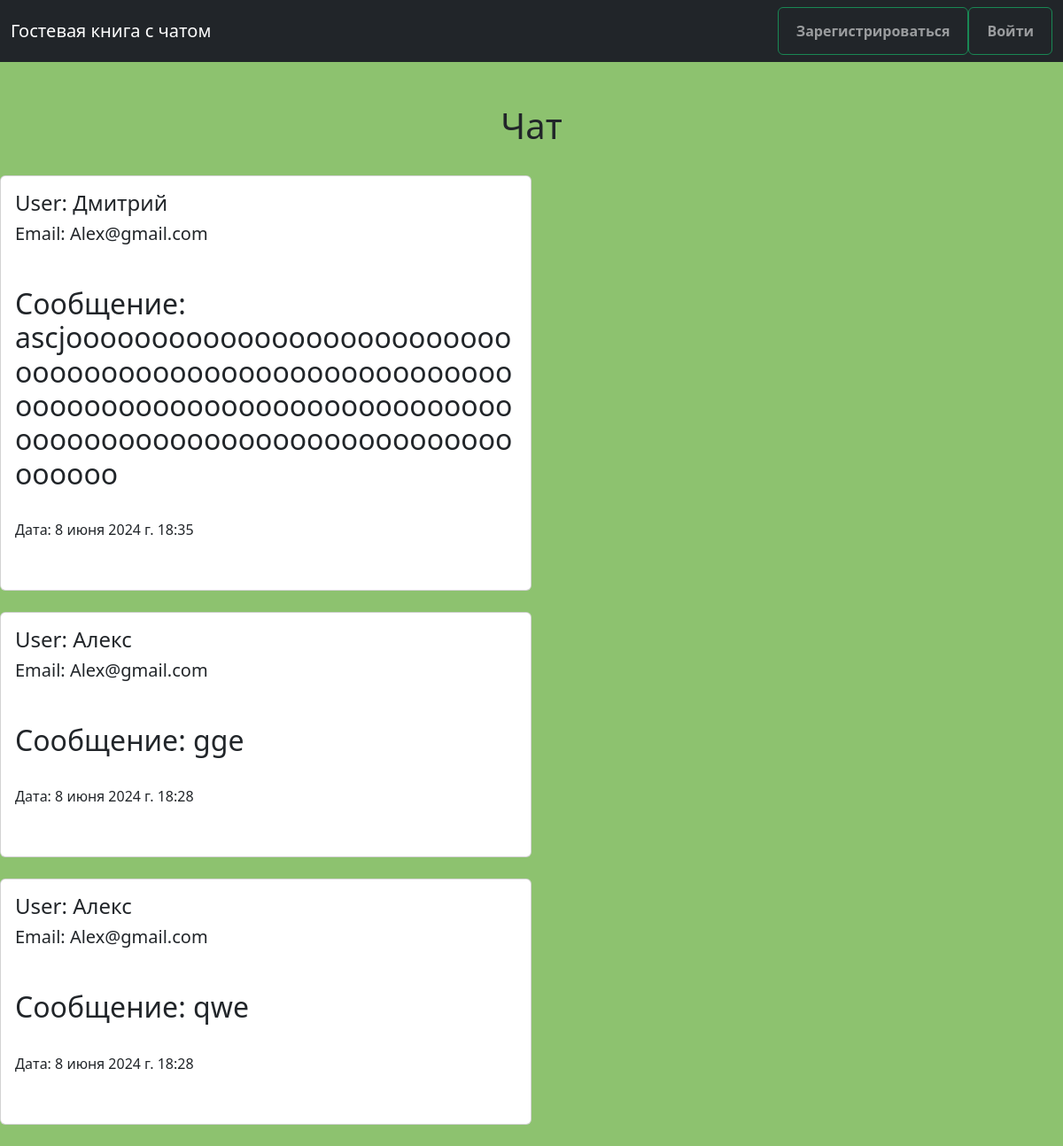
Page /chat/ on the committed database.
### main/models.py (models this page shows)
class Message(models.Model):
    author_name = models.CharField('Пользователь', max_length=50)
    author_email = models.EmailField('Email')
    message_text = models.TextField('Сообщение')
    date_posted = models.DateTimeField('Дата публикации',auto_now=True)

### main/views.py (the view)
# urls.py: path('chat/', views.my_view, name="chat"),
def my_view(request):
    users = Message.objects.all()
    return render(request, 'chat.html', {'users': users[::-1]})

### templates/chat.html (shortened to what this page needs)
{% load static %}
<!DOCTYPE html>
<html lang="en">
<head>
        <link rel="stylesheet" href="{% static 'css/grade.css' %}">
    <link href="https://cdn.jsdelivr.net/npm/bootstrap@5.3.3/dist/css/bootstrap.min.css" rel="stylesheet">
</head>
<body  class="black">
<HEADER>
<nav class="navbar navbar-expand-lg navbar-dark bg-dark">
  <div class="container-fluid">
    <a class="navbar-brand" href="/"><div class="color2">Гостевая книга с чатом</div></a>
    <div class="collapse navbar-collapse justify-content-end" id="navbarNav">
      <ul class="navbar-nav">
        <li class="nav-item">
          <button type="button" class="btn btn-outline-success"><a class="nav-link text-green fw-bold" href="{% url 'registr' %}">Зарегистрироваться</a></button>
        </li>
        <li class="nav-item">
          <button type="button" class="btn btn-outline-success"><a class="nav-link text-green fw-bold" href="{% url 'login' %}">Войти</a></button>
        </li>
      </ul>
    </div>
  </div>
</nav>
<br>
<br>
</HEADER>
<SECTION>
<div class="center"><h1>Чат</h1></div>
{% for user in users %}
<br>
<div class="card w-50">
  <div class="card-body"><h4>
      User:
    {{ user.author_name }}</h4>
    <h5 class="card-title">Email: {{ user.author_email }}</h5>
    <p class="card-text">
                        <br><h2>
Сообщение: {{ user.message_text }}</h2>
                        <br>
 Дата: {{ user.date_posted }}
                        <br>
 </p>
<br>
  </div>
</div>
{% endfor %}
<br>
</body>
</html>

### static/css/grade.css (style rules this page uses)
.black { background: rgb(141,194,111); }
.center { text-align: center; }

### rows in the picture
Message: author_name "Дмитрий", author_email "Alex@gmail.com", message_text "ascjooooooooooooooooooooooooooooooooooooooooooooooooooooooooooooooooooooooooooooooooooooooooooooooooooooooooooooooooooooooo", date_posted "8 июня 2024 г. 18:35"
Message: author_name "Алекс", author_email "Alex@gmail.com", message_text "gge", date_posted "8 июня 2024 г. 18:28"
Message: author_name "Алекс", author_email "Alex@gmail.com", message_text "qwe", date_posted "8 июня 2024 г. 18:28"
